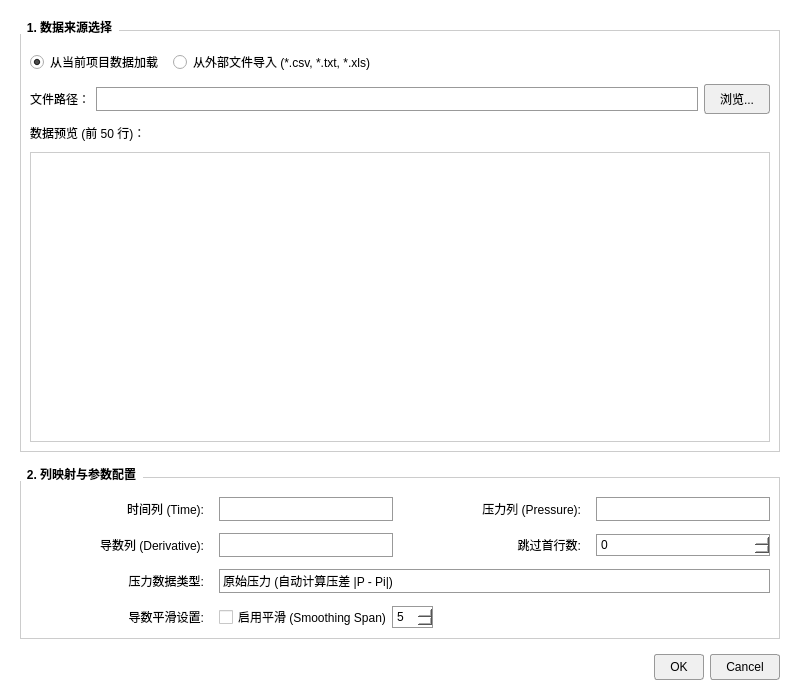
<?xml version="1.0" encoding="UTF-8"?>
<ui version="4.0">
 <class>FittingDataDialog</class>
 <widget class="QDialog" name="FittingDataDialog">
  <property name="geometry">
   <rect>
    <x>0</x>
    <y>0</y>
    <width>800</width>
    <height>700</height>
   </rect>
  </property>
  <property name="windowTitle">
   <string>加载观测数据配置</string>
  </property>
  <property name="styleSheet">
   <string notr="true">QDialog, QWidget {
    background-color: #ffffff;
    color: #000000;
    font-family: &quot;Microsoft YaHei&quot;;
}
QGroupBox {
    border: 1px solid #cccccc;
    margin-top: 10px;
    padding-top: 10px;
    font-weight: bold;
}
QGroupBox::title {
    subcontrol-origin: margin;
    subcontrol-position: top left;
    padding: 0 5px;
    color: #000000;
}
QLabel {
    color: #000000;
}
QLineEdit {
    border: 1px solid #999999;
    padding: 3px;
    background-color: #ffffff;
    color: #000000;
}
QPushButton {
    border: 1px solid #999999;
    background-color: #f0f0f0;
    padding: 5px 15px;
    border-radius: 3px;
    color: #000000;
}
QPushButton:hover {
    background-color: #e0e0e0;
}
QComboBox {
    border: 1px solid #999999;
    padding: 3px;
    background-color: #ffffff;
    color: #000000;
}
QComboBox::drop-down {
    border: 0px;
}
QTableWidget {
    border: 1px solid #cccccc;
    gridline-color: #eeeeee;
    color: #000000;
    background-color: #ffffff;
}
QHeaderView::section {
    background-color: #f0f0f0;
    color: #000000;
    border: 1px solid #cccccc;
    padding: 3px;
}
QRadioButton {
    color: #000000;
}
QCheckBox {
    color: #000000;
}
QSpinBox {
    border: 1px solid #999999;
    background-color: #ffffff;
    color: #000000;
    padding: 2px;
}</string>
  </property>
  <layout class="QVBoxLayout" name="verticalLayout">
   <property name="spacing">
    <number>15</number>
   </property>
   <property name="leftMargin">
    <number>20</number>
   </property>
   <property name="topMargin">
    <number>20</number>
   </property>
   <property name="rightMargin">
    <number>20</number>
   </property>
   <property name="bottomMargin">
    <number>20</number>
   </property>
   <item>
    <widget class="QGroupBox" name="groupBoxSource">
     <property name="title">
      <string>1. 数据来源选择</string>
     </property>
     <layout class="QVBoxLayout" name="verticalLayout_2">
      <property name="spacing">
       <number>10</number>
      </property>
      <item>
       <layout class="QHBoxLayout" name="horizontalLayoutSource">
        <item>
         <widget class="QRadioButton" name="radioProjectData">
          <property name="text">
           <string>从当前项目数据加载</string>
          </property>
          <property name="checked">
           <bool>true</bool>
          </property>
         </widget>
        </item>
        <item>
         <widget class="QRadioButton" name="radioExternalFile">
          <property name="text">
           <string>从外部文件导入 (*.csv, *.txt, *.xls)</string>
          </property>
         </widget>
        </item>
        <item>
         <spacer name="horizontalSpacer">
          <property name="orientation">
           <enum>Qt::Horizontal</enum>
          </property>
          <property name="sizeHint" stdset="0">
           <size>
            <width>40</width>
            <height>20</height>
           </size>
          </property>
         </spacer>
        </item>
       </layout>
      </item>
      <item>
       <widget class="QWidget" name="widgetFileSelect" native="true">
        <layout class="QHBoxLayout" name="horizontalLayoutFile">
         <property name="leftMargin">
          <number>0</number>
         </property>
         <property name="topMargin">
          <number>0</number>
         </property>
         <property name="rightMargin">
          <number>0</number>
         </property>
         <property name="bottomMargin">
          <number>0</number>
         </property>
         <item>
          <widget class="QLabel" name="labelPath">
           <property name="text">
            <string>文件路径：</string>
           </property>
          </widget>
         </item>
         <item>
          <widget class="QLineEdit" name="lineEditFilePath">
           <property name="readOnly">
            <bool>true</bool>
           </property>
          </widget>
         </item>
         <item>
          <widget class="QPushButton" name="btnBrowse">
           <property name="text">
            <string>浏览...</string>
           </property>
          </widget>
         </item>
        </layout>
       </widget>
      </item>
      <item>
       <widget class="QLabel" name="labelPreview">
        <property name="text">
         <string>数据预览 (前 50 行)：</string>
        </property>
       </widget>
      </item>
      <item>
       <widget class="QTableWidget" name="tablePreview">
        <property name="editTriggers">
         <set>QAbstractItemView::NoEditTriggers</set>
        </property>
        <property name="selectionBehavior">
         <enum>QAbstractItemView::SelectRows</enum>
        </property>
       </widget>
      </item>
     </layout>
    </widget>
   </item>
   <item>
    <widget class="QGroupBox" name="groupBoxSettings">
     <property name="title">
      <string>2. 列映射与参数配置</string>
     </property>
     <layout class="QGridLayout" name="gridLayout">
      <property name="horizontalSpacing">
       <number>15</number>
      </property>
      <property name="verticalSpacing">
       <number>12</number>
      </property>
      <item row="0" column="0">
       <widget class="QLabel" name="labelTime">
        <property name="text">
         <string>时间列 (Time):</string>
        </property>
        <property name="alignment">
         <set>Qt::AlignRight|Qt::AlignTrailing|Qt::AlignVCenter</set>
        </property>
       </widget>
      </item>
      <item row="0" column="1">
       <widget class="QComboBox" name="comboTime"/>
      </item>
      <item row="0" column="2">
       <widget class="QLabel" name="labelPressure">
        <property name="text">
         <string>压力列 (Pressure):</string>
        </property>
        <property name="alignment">
         <set>Qt::AlignRight|Qt::AlignTrailing|Qt::AlignVCenter</set>
        </property>
       </widget>
      </item>
      <item row="0" column="3">
       <widget class="QComboBox" name="comboPressure"/>
      </item>
      <item row="1" column="0">
       <widget class="QLabel" name="labelDerivative">
        <property name="text">
         <string>导数列 (Derivative):</string>
        </property>
        <property name="alignment">
         <set>Qt::AlignRight|Qt::AlignTrailing|Qt::AlignVCenter</set>
        </property>
       </widget>
      </item>
      <item row="1" column="1">
       <widget class="QComboBox" name="comboDerivative"/>
      </item>
      <item row="1" column="2">
       <widget class="QLabel" name="labelSkip">
        <property name="text">
         <string>跳过首行数:</string>
        </property>
        <property name="alignment">
         <set>Qt::AlignRight|Qt::AlignTrailing|Qt::AlignVCenter</set>
        </property>
       </widget>
      </item>
      <item row="1" column="3">
       <widget class="QSpinBox" name="spinSkipRows"/>
      </item>
      <item row="2" column="0">
       <widget class="QLabel" name="labelPType">
        <property name="text">
         <string>压力数据类型:</string>
        </property>
        <property name="alignment">
         <set>Qt::AlignRight|Qt::AlignTrailing|Qt::AlignVCenter</set>
        </property>
       </widget>
      </item>
      <item row="2" column="1" colspan="3">
       <widget class="QComboBox" name="comboPressureType">
        <item>
         <property name="text">
          <string>原始压力 (自动计算压差 |P - Pi|)</string>
         </property>
        </item>
        <item>
         <property name="text">
          <string>压差数据 (直接使用 ΔP)</string>
         </property>
        </item>
       </widget>
      </item>
      <item row="3" column="0">
       <widget class="QLabel" name="labelSmooth">
        <property name="text">
         <string>导数平滑设置:</string>
        </property>
        <property name="alignment">
         <set>Qt::AlignRight|Qt::AlignTrailing|Qt::AlignVCenter</set>
        </property>
       </widget>
      </item>
      <item row="3" column="1" colspan="3">
       <layout class="QHBoxLayout" name="horizontalLayoutSmooth">
        <item>
         <widget class="QCheckBox" name="checkSmoothing">
          <property name="text">
           <string>启用平滑 (Smoothing Span)</string>
          </property>
         </widget>
        </item>
        <item>
         <widget class="QSpinBox" name="spinSmoothSpan">
          <property name="enabled">
           <bool>false</bool>
          </property>
          <property name="minimum">
           <number>3</number>
          </property>
          <property name="maximum">
           <number>99</number>
          </property>
          <property name="singleStep">
           <number>2</number>
          </property>
          <property name="value">
           <number>5</number>
          </property>
         </widget>
        </item>
        <item>
         <spacer name="horizontalSpacer_2">
          <property name="orientation">
           <enum>Qt::Horizontal</enum>
          </property>
          <property name="sizeHint" stdset="0">
           <size>
            <width>40</width>
            <height>20</height>
           </size>
          </property>
         </spacer>
        </item>
       </layout>
      </item>
     </layout>
    </widget>
   </item>
   <item>
    <widget class="QDialogButtonBox" name="buttonBox">
     <property name="orientation">
      <enum>Qt::Horizontal</enum>
     </property>
     <property name="standardButtons">
      <set>QDialogButtonBox::Cancel|QDialogButtonBox::Ok</set>
     </property>
    </widget>
   </item>
  </layout>
 </widget>
 <resources/>
 <connections>
  <connection>
   <sender>buttonBox</sender>
   <signal>accepted()</signal>
   <receiver>FittingDataDialog</receiver>
   <slot>accept()</slot>
  </connection>
  <connection>
   <sender>buttonBox</sender>
   <signal>rejected()</signal>
   <receiver>FittingDataDialog</receiver>
   <slot>reject()</slot>
  </connection>
 </connections>
</ui>
